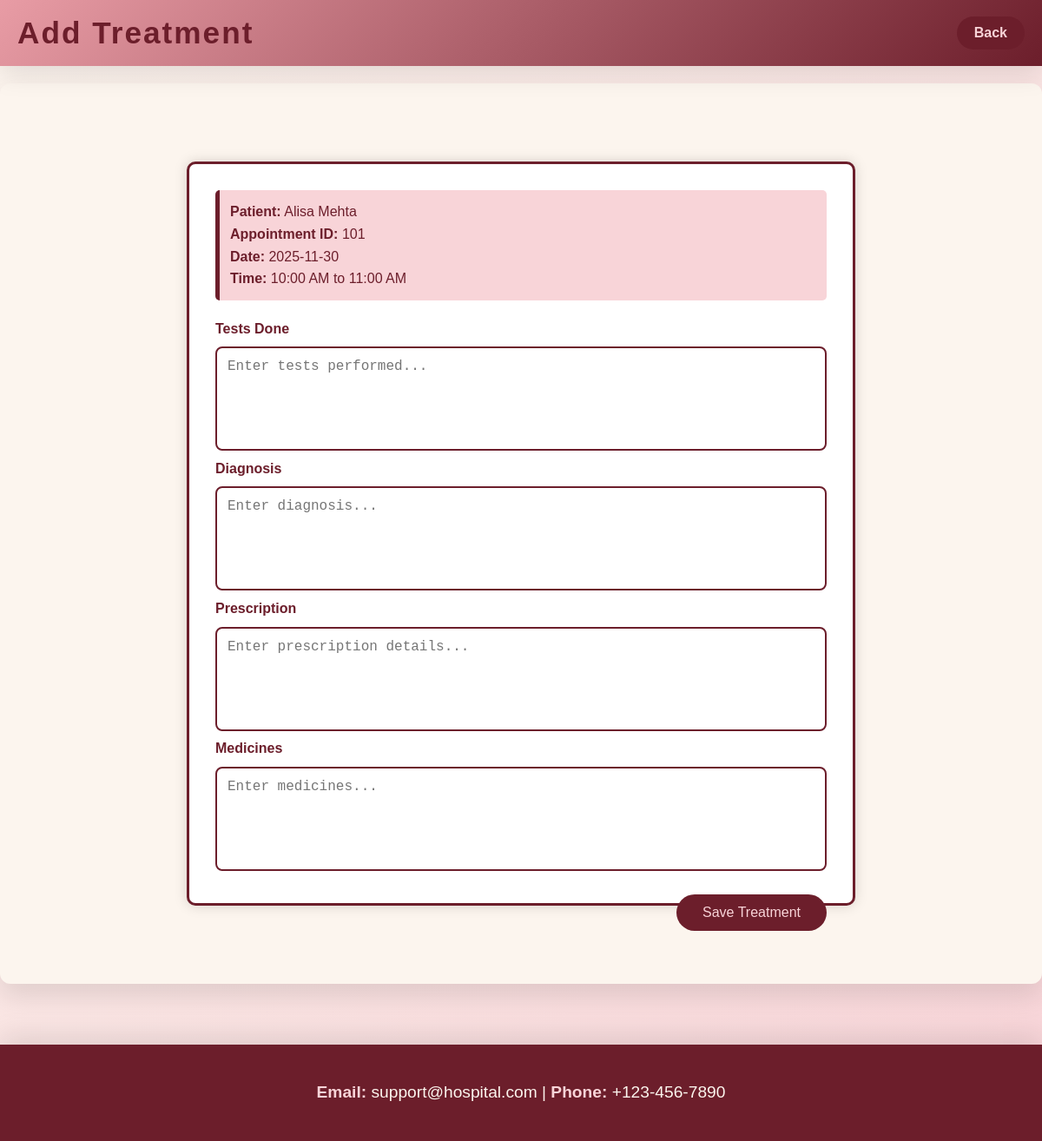
Screenshot of /start_treatment/101 with the database file from the repository.
### models.py (models this page shows)
class Patient(db.Model):
    patient_id = db.Column(db.String(10), primary_key=True)
    patient_name = db.Column(db.String(50), nullable=False)
    password = db.Column(db.String(8), nullable=False)
    email = db.Column(db.String(30), nullable=True)
    contact_no = db.Column(db.String(10),  nullable=True)

class Appointment(db.Model):
    appointment_id = db.Column(db.Integer, primary_key=True, autoincrement=True)
    patient_id = db.Column(db.String(10), db.ForeignKey('patient.patient_id'), nullable=False)
    doctor_name = db.Column(db.String(30), db.ForeignKey('doctor.doctor_name'), nullable=False)
    date = db.Column(db.Date, nullable=False)
    time = db.Column(db.String(30), nullable=False)
    status = db.Column(db.Enum(Appointment_status), nullable=False, default=Appointment_status.Booked)

### app.py (the view, shortened to what this page needs)
@app.route('/start_treatment/<int:appointment_id>', methods=['GET', 'POST'])
def start_treatment(appointment_id):
    appointment = Appointment.query.get(appointment_id)
    if not appointment:
        flash("Appointment not found!", "error")
        return redirect(url_for('doctor_dashboard'))
    patient = Patient.query.get(appointment.patient_id)
    return render_template(
        'treatment.html',
        appointment=appointment,
        patient=patient
    )

### templates/treatment.html (shortened to what this page needs)
<!DOCTYPE html>
<html lang="en">
<head>
    <link rel="stylesheet" href="{{ url_for('static', filename='style2.css') }}">
</head>
<body>
    <header>
        <div class="container">
            <nav class="main-nav">
                <ul>
                    <li>
                        <h1 style="color: #6C1E2B;">Add Treatment</h1>
                    </li>
                </ul>
            </nav>
            <a href="{{ url_for('doctor_dashboard') }}">
                <button type="button" class="nav-button"><b>Back</b></button>
            </a>
        </div>
    </header>
    <main>
        <div class="treatment-container">
            <div class="info-box">
                <b>Patient:</b> {{ patient.patient_name }} <br>
                <b>Appointment ID:</b> {{ appointment.appointment_id }} <br>
                <b>Date:</b> {{ appointment.date }} <br>
                <b>Time:</b> {{ appointment.time }}
            </div>
            <form method="POST">
                <label>Tests Done</label>
                <textarea name="test_done" placeholder="Enter tests performed..." required></textarea>
                <label>Diagnosis</label>
                <textarea name="diagnosis" placeholder="Enter diagnosis..." required></textarea>
                <label>Prescription</label>
                <textarea name="prescription" placeholder="Enter prescription details..." required></textarea>
                <label>Medicines</label>
                <textarea name="medicines" placeholder="Enter medicines..." required></textarea>
                <button type="submit" class="submit-btn">Save Treatment</button>
            </form>
        </div>
    </main>
    <footer id="contactUs">
        <div class="container">
            <p><strong>Email:</strong> support@hospital.com |
                <strong>Phone:</strong> +123-456-7890
            </p>
        </div>
    </footer>
</body>
</html>

### static/style2.css (style rules this page uses)
* { margin: 0; padding: 0; box-sizing: border-box; }
html { scroll-behavior: smooth; }
body { font-family: 'Arial', sans-serif; background: linear-gradient(135deg, #FCF5EE, #F8D4D8); color: #6C1E2B; line-height: 1.6; min-height: 100vh; display: flex; flex-direction: column; justify-content: space-between; }
header { background: linear-gradient(135deg, #E89CA5, #6C1E2B); color: #FCF5EE; padding: 10px 0; box-shadow: 0 10px 30px rgba(0, 0, 0, 0.1); position: sticky; top: 0; z-index: 100; }
header .container { display: flex; justify-content: space-between; align-items: center; max-width: 1200px; margin: 0 auto; padding: 0 20px; }
header h1 { font-size: 2.2rem; letter-spacing: 2px; font-weight: 600; }
nav ul { list-style-type: none; display: flex; }
nav ul li { margin-left: 30px; }
nav ul li:first-child { margin-left: 0; }
.nav-button { background-color: #6C1E2B; color: #F8D4D8; border: none; border-radius: 20px; padding: 10px 20px; font-size: 16px; font-weight: 800px; cursor: pointer; transition: all 0.3s ease; }
main { padding: 50px 50px; max-width: 1200px; margin: 0 auto; background-color: #FCF5EE; box-shadow: 0 15px 30px rgba(0, 0, 0, 0.1); border-radius: 12px; margin-top: 20px; margin-bottom: 20px; }
footer { background: #6C1E2B; color: #FCF5EE; padding: 40px 20px; text-align: center; box-shadow: 0 -10px 30px rgba(0, 0, 0, 0.1); margin-top: 50px; }
footer .container { max-width: 1000px; margin: 0 auto; padding: 0 20px; }
footer p { color: #FCF5EE; font-size: 1.2rem; white-space: normal; word-break: break-word; }
footer p strong { color: #F8D4D8; }
main { padding: 50px; max-width: 1200px; margin: 0 auto; background-color: #FCF5EE; box-shadow: 0 15px 30px rgba(0, 0, 0, 0.1); border-radius: 12px; margin-top: 20px; margin-bottom: 20px; }
.treatment-container { width: 70%; margin: 40px auto; padding: 30px; background: #ffffff; border-radius: 10px; border: 3px solid #6C1E2B; box-shadow: 0 0 15px rgba(0, 0, 0, 0.15); }
label { font-weight: bold; font-size: 16px; }
input[type="text"], textarea { width: 100%; padding: 12px; margin-top: 8px; border-radius: 8px; border: 2px solid #6C1E2B; resize: none; font-size: 16px; }
textarea { height: 120px; }
.submit-btn { background-color: #6C1E2B; color: #F8D4D8; padding: 12px 30px; font-size: 16px; border: none; border-radius: 30px; cursor: pointer; margin-top: 20px; float: right; }
.info-box { background: #F8D4D8; padding: 12px; border-left: 5px solid #6C1E2B; margin-bottom: 20px; font-size: 16px; border-radius: 5px; }

### rows the page displays
Patient: patient_name "Alisa Mehta"
Appointment: appointment_id "101", date "2025-11-30", time "10:00 AM to 11:00 AM"
